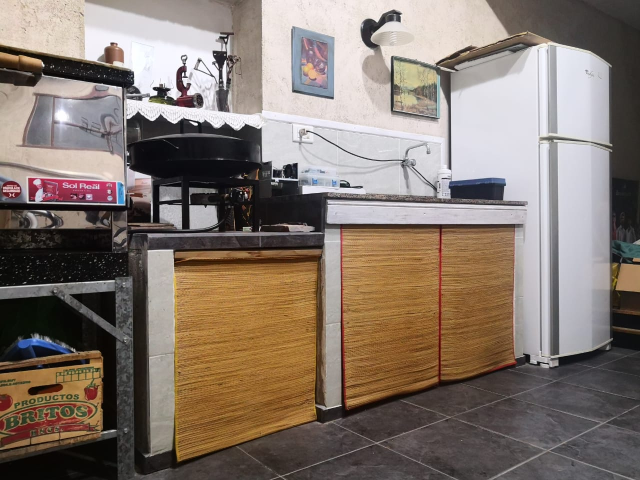
#> input picture p9/figure.jpg, 1280 x 960 px (shown at 1/2 size)
$ python p9.py
#> lines starting #> are read from the running program, lines starting #| are printed output that depends on the picture
#> further down, img_o is the input picture: shape (960, 1280, 3); mean B, G, R 109.1, 118.8, 132.3
### p9/funciones.py
import cv2
import numpy as np

# [9 lines left out: function persp_tf, not called in this run]

def new_scale(img,maxW,maxH):
#> called with maxW = 1366, maxH = 768
    ratio = min(maxW/img.shape[1],maxH/img.shape[0])
#> ratio = 0.8
    newS = ( int(img.shape[1]*ratio) , int(img.shape[0]*ratio) )
#> newS = (1024, 768)
    return cv2.resize(img, newS, cv2.INTER_AREA)
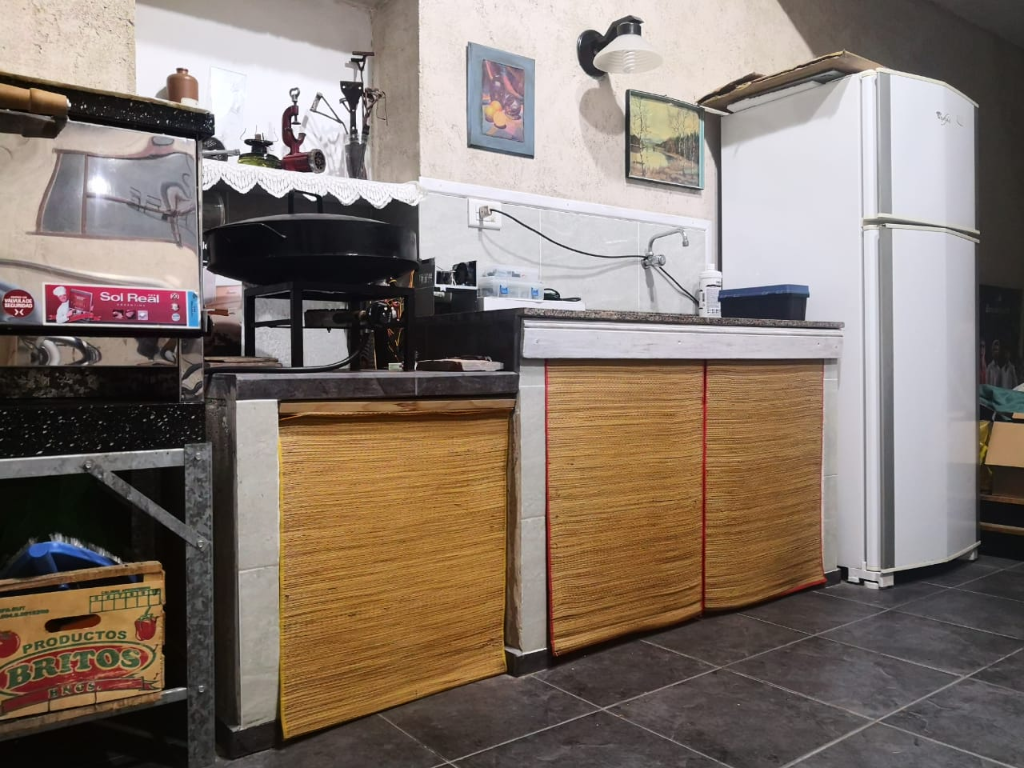
#> returned value: shape (768, 1024, 3); mean of channels 0, 1, 2 109, 118.8, 132.2; drawn as B, G, R

### p9/p9.py
#

import cv2
import numpy as np
import funciones as tf

fname = 'figure.jpg'
img_o = cv2.imread(fname)
#Reduzco la escala de la imagen
img_o = tf.new_scale(img_o,1366, 768)
img_d = img_o.copy()
working_img = None
ix , iy = [], []
#Mediciones del rectangulo en referencia.jpg
sample_dim = (0.865,1.38) #(y,x)
sample_ratio = sample_dim[0] / sample_dim[1] #(y/x)
#font = cv2.FONT_HERSHEY_SIMPLEX

def open_window(window_num):
    window_name = 'Window '+str(window_num)
    if cv2.getWindowProperty(window_name, cv2.WND_PROP_VISIBLE) != 1:
        cv2.namedWindow(window_name)
    cv2.setMouseCallback(window_name, set_points)
    return window_name

def set_points(event, x, y, flags, param):
    global ix, iy, working_img
    if event == cv2.EVENT_LBUTTONDOWN:
        ix.append(x)
        iy.append(y)
        cv2.circle(working_img, (x,y), 3, (255, 0, 0), -1)
        #cv2.putText(working_img, str(x) + ',' + str(y) , (x-10,y-10), font, 1,(0,0,255), 1, cv2.LINE_AA)

working_img = img_d
window_num = 1
working_window = open_window(window_num)
print('Seleccionar cuatro vertices.\n')
print('Presionar r para resetear puntos.')
flag_new_window = 1

while 1:

    k = cv2.waitKey(1) & 0xFF
#> (key q is pressed here)
    if k == ord('r'):
        if window_num == 1:
            ix = []
            iy = []
            working_img = img_o.copy()
        elif window_num == 2:
            working_img = img_persp_tf.copy()
            ix = []
            iy = []

    elif k == ord('q'):
        if window_num == 1:
            break
        elif window_num == 2:
            cv2.destroyWindow(working_window)
            working_img = img_d.copy()
            window_num = 1
            working_window = open_window(window_num)
            flag_new_window = 1

    if window_num == 1:
        if flag_new_window:
            print('Trabajando en: '+working_window)
            flag_new_window = 0
        cv2.imshow(working_window,working_img)
        if len(ix) == 4:
            #Aplico trnasformacion, obtengo imagen transformada y distancia en pixeles de la referencia
            img_persp_tf, xdist_px, ydist_px = tf.persp_tf(img_o.copy(), ix, iy, sample_ratio)

            # cv2.imwrite('persp_tf_figure.png',img_persp_tf)
            #Antes de abrir una ventana nueva con la imagen transformada, guardo una copia de la actual
            img_d = working_img.copy()

            #Duplico la imagen transformada
            working_img = img_persp_tf.copy()

            #Cambio de ventana
            window_num = 2
            working_window = open_window(window_num)
            flag_new_window = 1
            ix = []
            iy = []
    if window_num == 2:
        if flag_new_window:
            print('Trabajando en: '+working_window)
            flag_new_window = 0
        cv2.imshow(working_window,working_img)
        if len(ix) == 2:
            #Dibujo lineas con flechas sobre los puntos de medicion
            cv2.arrowedLine(working_img, (ix[-1],iy[-1]), (ix[-2],iy[-2]), (170,0,170), 2)
            cv2.arrowedLine(working_img, (ix[-2],iy[-2]), (ix[-1],iy[-1]), (170,0,170), 2)

            #Obtengo relacion de pixeles y metros
            x_mt_px =  sample_dim[1] / xdist_px
            y_mt_px =  sample_dim[0] / ydist_px

            #Obtengo la distancia en metros
            x_dist = abs(ix[-1]-ix[-2])*x_mt_px
            y_dist = abs(iy[-1]-iy[-2])*y_mt_px
            dist = np.sqrt( pow(x_dist,2) + pow(y_dist,2) )
            print(str(dist)+'mts.')
            ix = []
            iy = []

cv2.destroyAllWindows()
